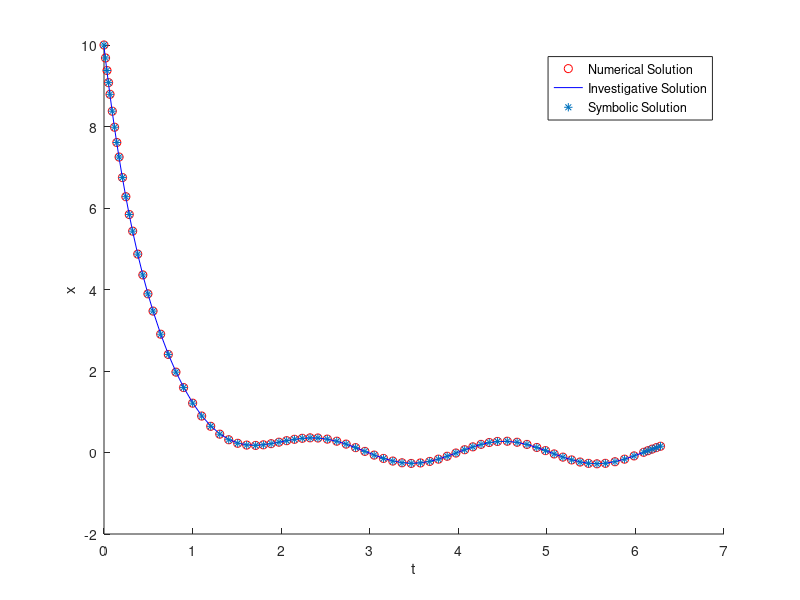
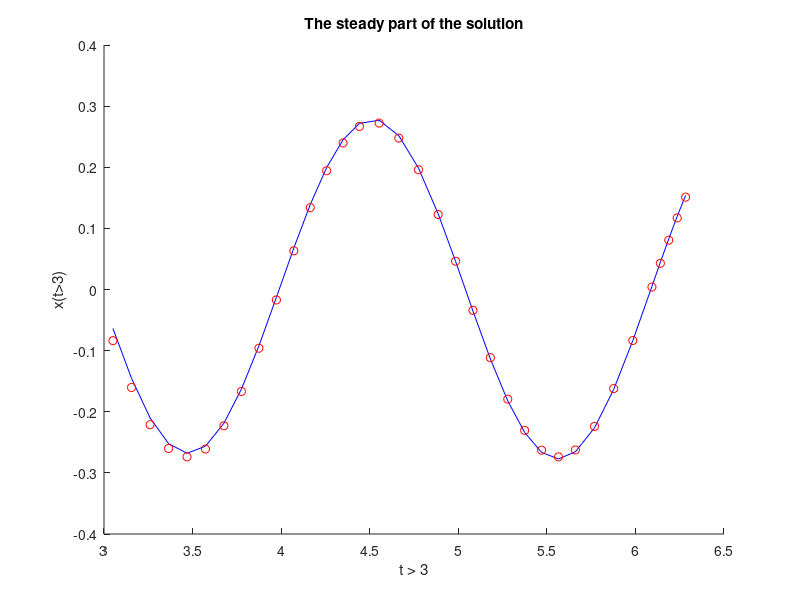
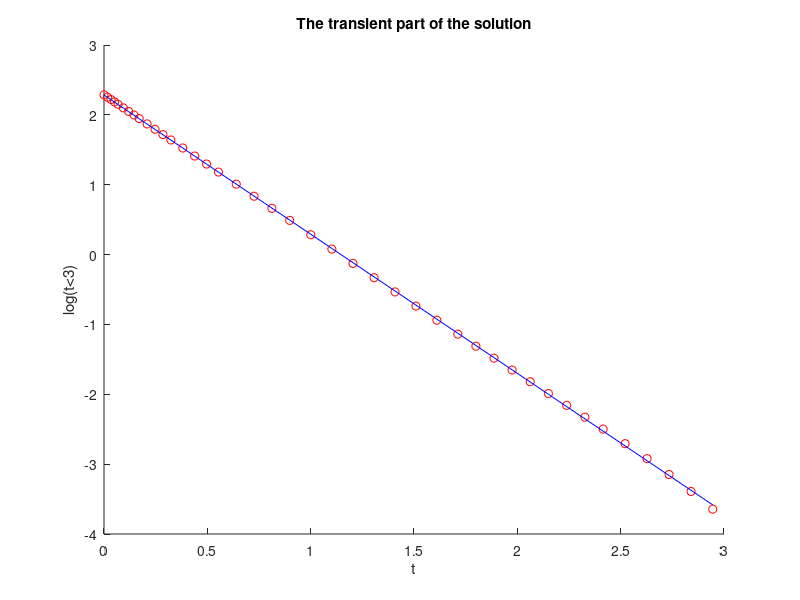
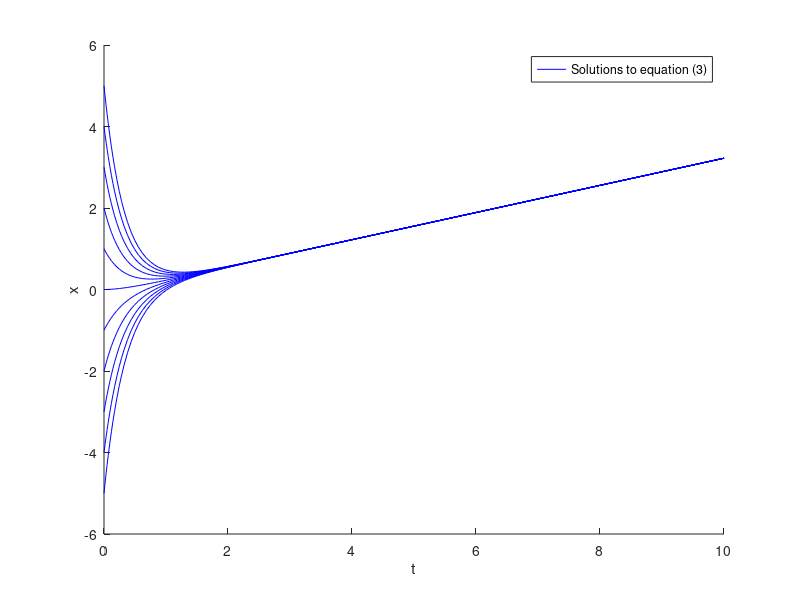

Source code (MATLAB) for these figures, in order: (Note: this script raises an error after producing the figures.)
%% ODE Investigation
clear
close all
clc

t = linspace(0,2*pi,200);
dxdt = @(t,x) cos(3*t) - 2*x;
x0 = 10;
T = 2*pi;
[t,x] = ode45(dxdt,[0 T],x0);
ind1 = t > 3;
t1 = t(ind1);
x1 = x(ind1);
A1 = [cos(3*t1) sin(3*t1)];
b1 = linsolve(A1,x1);
x2 = A1*b1;
ind2 = t < 3;
t2 = t(ind2);
x3 = x(ind2);
A2 = [cos(3*t2) sin(3*t2)];
b2 = x3 - A2*b1;
c = log(b2);
p = polyfit(t2,c,1);
x4 = b1(1)*cos(3*t) + b1(2)*sin(3*t) + exp(p(2))*exp(p(1)*t);
x5 = (128/13)*exp(-2*t) + (2/13)*cos(3*t) + (3/13)*sin(3*t);

figure
hold on
plot(t,x,'ro');
plot(t,x4,'b-');
plot(t,x5,'*');
xlabel('t');
ylabel('x');
legend('Numerical Solution','Investigative Solution','Symbolic Solution');

figure
hold on
plot(t1,x1,'b-');
plot(t1,x2,'ro');
xlabel('t > 3');
ylabel('x(t>3)');
title('The steady part of the solution');

figure
hold on
plot(t2,c,'ro');
plot(t2,polyval(p,t2),'b-');
xlabel('t');
ylabel('log(t<3)');
title('The transient part of the solution');

%% ODE Investigation 2
close all
clc
clear

t = linspace(0,10,200);
dxdt = @(t,x) t - 3*x;
x0 = -5:1:5;
T = 10;
[t,x] = ode45(dxdt,[0 T],x0);
%ind1 = t > 3;
%t1 = t(ind1);
%x1 = x(ind1);
%A1 = [cos(3*t1) sin(3*t1)];
%b1 = linsolve(A1,x1);
%x2 = A1*b;
%ind2 = t < 3;
%t2 = t(ind2);
%x3 = x(ind2);
%A2 = [cos(3*t2) sin(3*t2)];
%b2 = x3 - A2*b1;
%c = log(b2);
%p = polyfit(t2,c,1);
%x4 = b1(1)*cos(3*t) + b1(2)*sin(3*t) + exp(p(2))*exp(p(1)*t);
%x5 = (128/13)*exp(-2*t) + (2/13)*cos(3*t) + (3/13)*sin(3*t);

figure
hold on
plot(t,x,'b-');
%plot(t,x4,'b-');
%plot(t,x5,'*');
xlabel('t');
ylabel('x');
legend('Solutions to equation (3)');
%legend('Numerical Solution','Investigative Solution','Symbolic Solution');

figure
hold on
plot(t1,x1,'b-');
plot(t1,x2,'ro');
xlabel('t > 3');
ylabel('x(t>3)');
title('The steady part of the solution');

figure
hold on
plot(t2,c,'ro');
plot(t2,polyval(p,t2),'b-');
xlabel('t');
ylabel('log(t<3)');
title('The transient part of the solution');